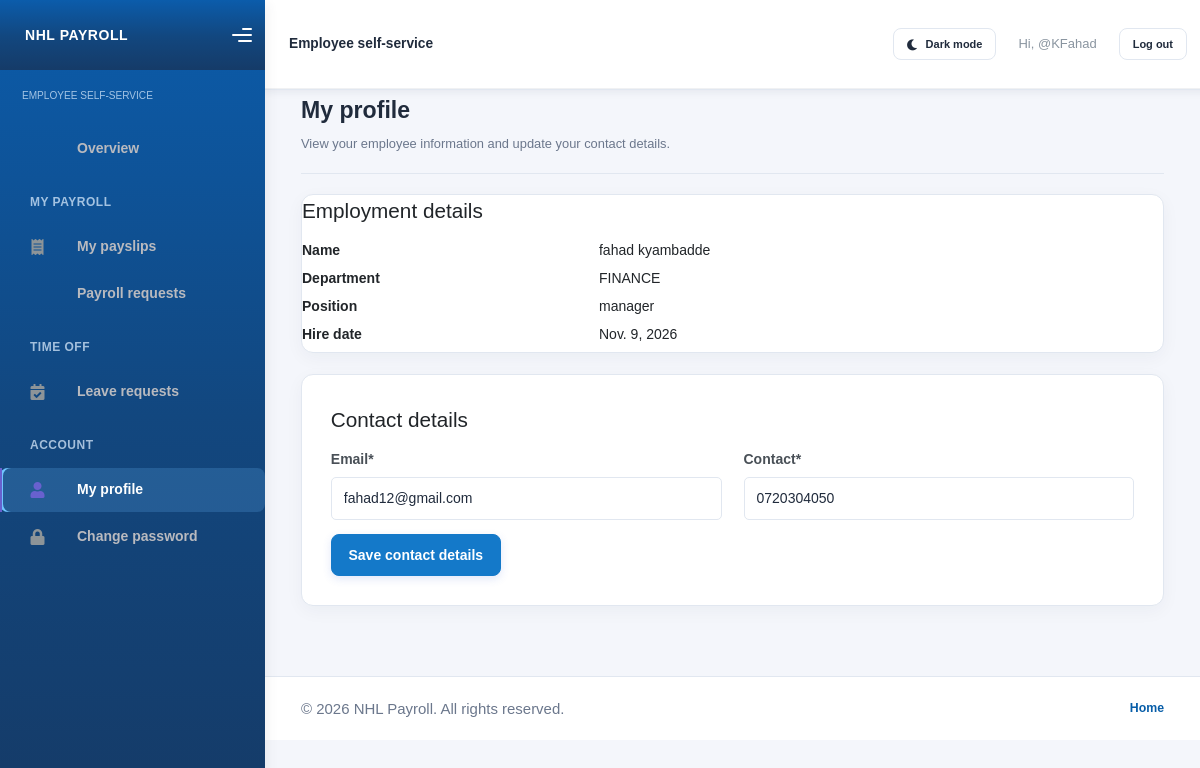
The page /profile/ (signed in) on the database its author committed.
### payroll/models.py (models this page shows, shortened)
class Employee(models.Model):
    GENDER_CHOICES =[
        ('M','male'),
        ('F','female')
    ]
    First_name = models.CharField(max_length=50)
    last_name = models.CharField(max_length=50)
    contact = models.CharField(max_length=10,unique=True)
    email = models.EmailField(unique=True)
    department_name = models.ForeignKey(Department,  on_delete=models.CASCADE)
    position = models.ForeignKey(Position, on_delete=models.PROTECT)
    user = models.OneToOneField(
        settings.AUTH_USER_MODEL,
        null=True,
        blank=True,
        on_delete=models.SET_NULL,
        related_name="payroll_employee",
    )
    hire_date = models.DateField(default=timezone.localdate)
    age = models.IntegerField()
    gender = models.CharField(max_length=1,choices=GENDER_CHOICES)

class Department(models.Model):
    department_name = models.CharField(max_length=50)
    summary = models.TextField()
    manager = models.OneToOneField(
        settings.AUTH_USER_MODEL,
        null=True,
        blank=True,
        on_delete=models.SET_NULL,
        related_name="managed_department",
    )

class Position(models.Model):
    title = models.CharField(max_length=100)
    level = models.CharField(max_length=50)
    department_name = models.ForeignKey(Department,  on_delete=models.CASCADE)

### payroll/views.py (the view)
# urls.py: path('profile/',employee_profile_view,name='employee_profile_page'),
@login_required
def employee_profile_view(request):
    employee = _linked_employee_or_home(request)
    if employee is None:
        return redirect("home_page")
    employee = Employee.objects.select_related(
        "department_name", "position"
    ).get(pk=employee.pk)
    if request.method == "POST":
        form = EmployeeProfileForm(request.POST, instance=employee)
        if form.is_valid():
            if employee.department_name.manager_id:
                if EmployeeDataRequest.objects.filter(
                    employee=employee, status="pending"
                ).exists():
                    messages.error(
                        request,
                        "A profile change is already awaiting manager review.",
                    )
                    return redirect("employee_profile_page")
                EmployeeDataRequest.objects.create(
                    department=employee.department_name,
                    employee=employee,
                    requested_by=request.user,
                    request_type="profile",
                    proposed_data={
                        "email": form.cleaned_data["email"],
                        "contact": form.cleaned_data["contact"],
                    },
                )
                messages.success(
                    request,
                    "Your profile changes were submitted for manager approval.",
                )
            else:
                employee = form.save()
                request.user.email = employee.email
                request.user.save(update_fields=["email"])
                messages.success(request, "Your contact details have been updated.")
            return redirect("employee_profile_page")
    else:
        form = EmployeeProfileForm(instance=employee)
    return render(
        request,
        "employee_profile.html",
        {
            "employee": employee,
            "form": form,
            "pending_data_request": EmployeeDataRequest.objects.filter(
                employee=employee, status="pending"
            ).first(),
        },
    )

### payroll/forms.py
class EmployeeProfileForm(ModelForm):
    class Meta:
        model = Employee
        fields = ("email", "contact")

### payroll/views.py (called while the page is built)
def _linked_employee_or_home(request):
    employee = Employee.objects.filter(user=request.user).first()
    if employee is None:
        messages.warning(
            request,
            "Your account is not linked to an employee record yet. Ask payroll staff to link it from Employees > Edit.",
        )
        return None
    return employee

### payroll/templates/employee_profile.html (shortened to what this page needs)
{% extends "./base.html" %}
{% load crispy_forms_tags %}
{% block content %}
<div class="page-shell">
    <div class="page-header">
        <div>
            <h1>My profile</h1>
            <p>View your employee information and update your contact details.</p>
        </div>
    </div>
    <section class="card p-4 mb-4" aria-labelledby="profile-details-heading">
        <h2 id="profile-details-heading" class="h4 mb-3">Employment details</h2>
        <dl class="row mb-0">
            <dt class="col-sm-4">Name</dt>
            <dd class="col-sm-8">{{ employee.First_name }} {{ employee.last_name }}</dd>
            <dt class="col-sm-4">Department</dt>
            <dd class="col-sm-8">{{ employee.department_name.department_name }}</dd>
            <dt class="col-sm-4">Position</dt>
            <dd class="col-sm-8">{{ employee.position.title }}</dd>
            <dt class="col-sm-4">Hire date</dt>
            <dd class="col-sm-8">{{ employee.hire_date }}</dd>
        </dl>
    </section>
    <section class="card form-card p-4">
        <h2 class="h4 mb-3">Contact details</h2>
        {% if pending_data_request %}
        <div class="alert alert-info" role="status">
            Your profile changes are awaiting department manager approval. You can submit another change after this request is reviewed.
        </div>
        {% else %}
        <form method="post">
            {{ form|crispy }}
            <button type="submit" class="btn btn-primary">Save contact details</button>
        </form>
        {% endif %}
    </section>
</div>
{% endblock content %}

### payroll/templates/base.html (shortened to what this page needs)
 <!DOCTYPE html>
<html>
    {%load static%}
    {% load crispy_forms_tags %}
<head>
    <link rel="stylesheet" href="{% static 'Kaiadmin/assets/css/bootstrap.min.css' %}">
    <link rel="stylesheet" href="{% static 'Kaiadmin/assets/css/plugins.min.css' %}">
    <link rel="stylesheet" href="{% static 'Kaiadmin/assets/css/kaiadmin.min.css' %}">
    <link rel="stylesheet" href="{% static 'Kaiadmin/assets/css/fonts.min.css' %}">
</head>
<body>
    <div class="wrapper">
        {% if user.is_authenticated %}
        <aside class="sidebar{% if not user.is_staff %} employee-sidebar{% endif %}" data-background-color="dark">
            <div class="sidebar-logo">
                <div class="logo-header" data-background-color="dark">
                    <a class="logo payroll-brand" href="{% if user.is_staff %}{% url 'dashboard_page' %}{% else %}{% url 'home_page' %}{% endif %}">NHL PAYROLL</a>
                    <div class="nav-toggle">
                        <button class="btn btn-toggle toggle-sidebar" type="button" aria-label="Toggle sidebar">
                            <i class="gg-menu-right"></i>
                        </button>
                    </div>
                </div>
            </div>
            <div class="sidebar-wrapper scrollbar scrollbar-inner">
                <div class="sidebar-content">
                    {% if user.is_staff %}
                    <ul class="nav nav-secondary">
                        <li class="nav-item {% if request.resolver_match.url_name == 'dashboard_page' %}active{% endif %}">
                            <a class="payroll-nav-link" href="{% url 'dashboard_page' %}"><i class="fas fa-chart-line"></i><p>Overview</p></a>
                        </li>
                        <li class="nav-section"><span class="sidebar-mini-icon"><i class="fa fa-ellipsis-h"></i></span><h4 class="text-section">People</h4></li>
                        <li class="nav-item {% if 'employee' in request.path %}active{% endif %}"><a class="payroll-nav-link" href="{% url 'add_employee_page' %}"><i class="fas fa-users"></i><p>Employees</p></a></li>
                        <li class="nav-item {% if 'department' in request.path %}active{% endif %}"><a class="payroll-nav-link" href="{% url 'add_department_page' %}"><i class="fas fa-building"></i><p>Departments</p></a></li>
                        <li class="nav-item {% if 'position' in request.path %}active{% endif %}"><a class="payroll-nav-link" href="{% url 'add_position_page' %}"><i class="fas fa-briefcase"></i><p>Positions</p></a></li>
                        <li class="nav-item {% if 'salary_scale' in request.path %}active{% endif %}"><a class="payroll-nav-link" href="{% url 'add_salary_scale_page' %}"><i class="fas fa-coins"></i><p>Salary scales</p></a></li>
                        <li class="nav-section"><span class="sidebar-mini-icon"><i class="fa fa-ellipsis-h"></i></span><h4 class="text-section">Payroll</h4></li>
                        <li class="nav-item {% if 'payroll' in request.path %}active{% endif %}"><a class="payroll-nav-link" href="{% url 'add_payroll_page' %}"><i class="fas fa-file-invoice-dollar"></i><p>Payroll runs</p></a></li>
                        <li class="nav-item {% if 'payslip' in request.path %}active{% endif %}"><a class="payroll-nav-link" href="{% url 'add_payslip_page' %}"><i class="fas fa-receipt"></i><p>Payslips</p></a></li>
                        <li class="nav-item {% if 'staff/leave-requests' in request.path %}active{% endif %}"><a class="payroll-nav-link" href="{% url 'staff_leave_requests_page' %}"><i class="fas fa-calendar-check"></i><p>Leave requests</p></a></li>
                        <li class="nav-item {% if 'staff/payroll-requests' in request.path %}active{% endif %}"><a class="payroll-nav-link" href="{% url 'staff_payroll_requests_page' %}"><i class="fas fa-clipboard-check"></i><p>Correction queue</p></a></li>
                        <li class="nav-item {% if 'staff/employee-data-requests' in request.path %}active{% endif %}"><a class="payroll-nav-link" href="{% url 'staff_employee_data_requests_page' %}"><i class="fas fa-user-check"></i><p>Employee approvals</p></a></li>
                        <li class="nav-item {% if request.resolver_match.url_name == 'home_page' %}active{% endif %}"><a class="payroll-nav-link" href="{% url 'home_page' %}"><i class="fas fa-house"></i><p>Home</p></a></li>
                    </ul>
                    {% else %}
                    <div class="employee-sidebar-caption">EMPLOYEE SELF-SERVICE</div>
                    <ul class="nav nav-secondary">
                        <li class="nav-item {% if request.resolver_match.url_name == 'home_page' %}active{% endif %}">
                            <a class="payroll-nav-link" href="{% url 'home_page' %}"><p>Overview</p></a>
                        </li>
                        <li class="nav-section"><span class="sidebar-mini-icon"></span><h4 class="text-section">My payroll</h4></li>
                        <li class="nav-item {% if request.resolver_match.url_name == 'employee_payslips_page' %}active{% endif %}">
                            <a class="payroll-nav-link" href="{% url 'employee_payslips_page' %}"><i class="fas fa-receipt"></i><p>My payslips</p></a>
                        </li>
                        <li class="nav-item {% if request.resolver_match.url_name == 'employee_payroll_requests_page' %}active{% endif %}">
                            <a class="payroll-nav-link" href="{% url 'employee_payroll_requests_page' %}"><p>Payroll requests</p></a>
                        </li>
                        <li class="nav-section"><span class="sidebar-mini-icon"></span><h4 class="text-section">Time off</h4></li>
                        <li class="nav-item {% if request.resolver_match.url_name == 'leave_request_page' %}active{% endif %}">
                            <a class="payroll-nav-link" href="{% url 'leave_request_page' %}"><i class="fas fa-calendar-check"></i><p>Leave requests</p></a>
                        </li>
                        <li class="nav-section"><span class="sidebar-mini-icon"></span><h4 class="text-section">Account</h4></li>
                        <li class="nav-item {% if request.resolver_match.url_name == 'employee_profile_page' %}active{% endif %}">
                            <a class="payroll-nav-link" href="{% url 'employee_profile_page' %}"><i class="fas fa-user"></i><p>My profile</p></a>
                        </li>
                        <li class="nav-item {% if request.resolver_match.url_name == 'password_change' %}active{% endif %}">
                            <a class="payroll-nav-link" href="{% url 'password_change' %}"><i class="fas fa-lock"></i><p>Change password</p></a>
                        </li>
                    </ul>
                    {% endif %}
                </div>
            </div>
        </aside>
        {% endif %}
        {% if user.is_authenticated %}
        <button class="mobile-nav-overlay" type="button" tabindex="-1" aria-label="Close navigation"></button>
        {% endif %}
        <div class="main-panel{% if not user.is_authenticated %} main-panel-auth{% endif %}">
            <div class="main-header">
                <nav class="navbar navbar-header navbar-header-transparent navbar-expand-lg border-bottom">
                    <div class="container-fluid">
                        <span class="navbar-brand mb-0 h1">{% if user.is_staff %}Payroll Management{% elif user.managed_department %}Department manager{% elif user.is_authenticated %}Employee self-service{% else %}Payroll Management{% endif %}</span>
                        <ul class="navbar-nav topbar-nav ms-md-auto align-items-center">
                            <li class="nav-item">
                                <button
                                    type="button"
                                    class="btn btn-sm btn-outline-secondary theme-toggle"
                                    id="theme-toggle"
                                    aria-label="Switch to dark mode"
                                    aria-pressed="false"
                                >
                                    <i class="fas fa-moon" id="theme-toggle-icon" aria-hidden="true"></i>
                                    <span id="theme-toggle-label">Dark mode</span>
                                </button>
                            </li>
                            {% if user.is_authenticated %}
                            <li class="nav-item"><span class="nav-link">Hi, {{ user.get_username }}</span></li>
                            <li class="nav-item">
                                <form method="post" action="{% url 'logout' %}">
                                    <button type="submit" class="btn btn-sm btn-outline-secondary">Log out</button>
                                </form>
                            </li>
                            {% else %}
                            <li class="nav-item"><a class="nav-link" href="{% url 'login' %}">Log in</a></li>
                            <li class="nav-item"><a class="nav-link" href="{% url 'sign_up_page' %}">Sign up</a></li>
                            {% endif %}
                        </ul>
                    </div>
                </nav>
            </div>
            <main class="content-wrapper payroll-content">
                {% block content %}{% endblock content %}
            </main>
            <footer class="site-footer">
                <p>&copy; {% now "Y" %} NHL Payroll. All rights reserved.</p>
                <nav class="site-footer-links" aria-label="Footer navigation">
                    {% if user.is_staff %}
                    <a href="{% url 'dashboard_page' %}">Dashboard</a>
                    {% else %}
                    <a href="{% url 'index_page' %}">Home</a>
                    {% endif %}
                </nav>
            </footer>
        </div>
    </div>
</body>
</html>

### rows shown on the page
Employee: First_name "fahad", last_name "kyambadde", department_name.department_name "FINANCE", position "manager", hire_date "Nov. 9, 2026", email "fahad12@gmail.com", contact "0720304050"

### other values the page prints
{{ user.get_username }} "@KFahad"
